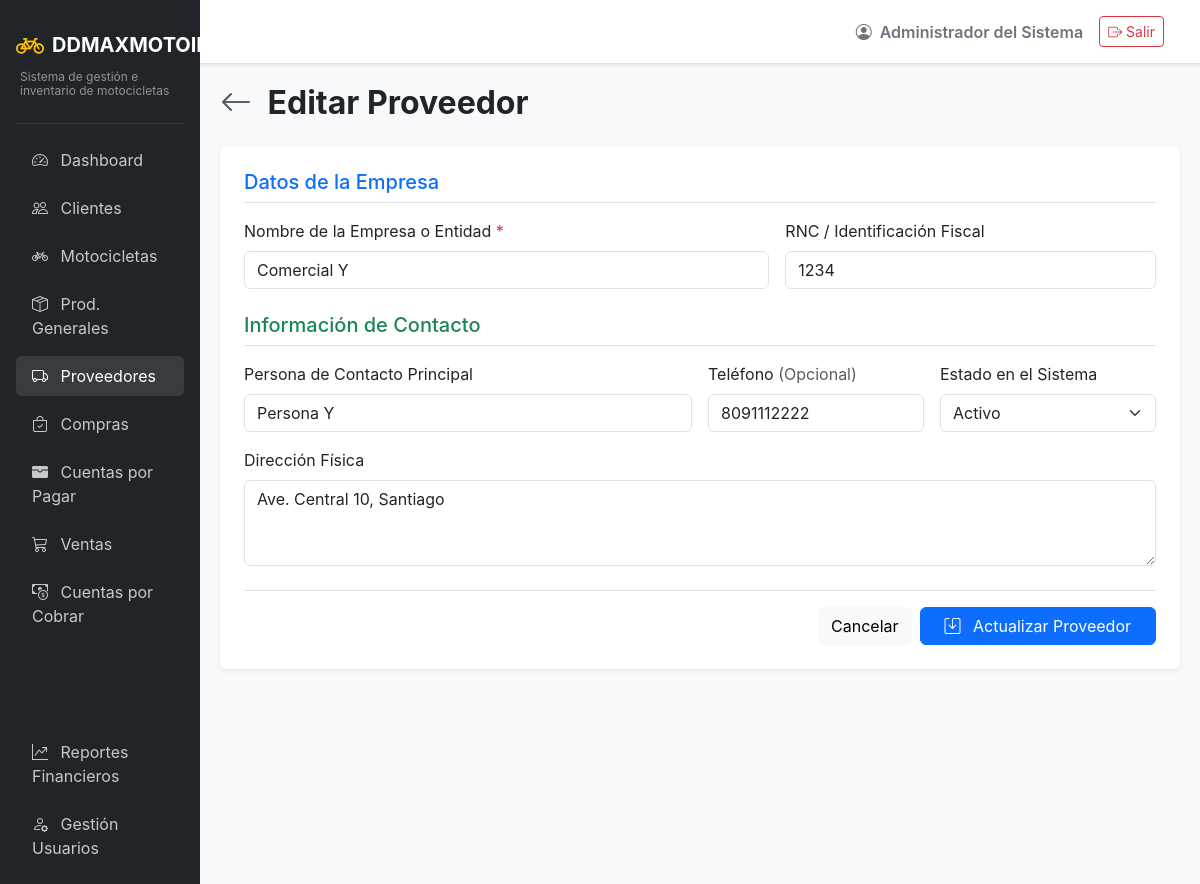
Page /suppliers/edit/2 (signed in) on the committed database.
### app/models/auth.py (models this page shows, shortened)
class Usuarios(UserMixin, db.Model):
    __tablename__ = 'usuarios'
    id = db.Column(db.Integer, primary_key=True)
    usuario = db.Column(db.String(50), unique=True, nullable=False)
    password_hash = db.Column(db.String(255), nullable=False)
    rol_id = db.Column(db.Integer, db.ForeignKey('roles.id'), nullable=False)
    estado = db.Column(db.String(20), default='activo') # activo/inactivo
    nombre = db.Column(db.String(100), nullable=False)
    created_at = db.Column(db.DateTime, default=datetime.utcnow)
    updated_at = db.Column(db.DateTime, default=datetime.utcnow, onupdate=datetime.utcnow)

### app/models/entities.py (models this page shows)
class Proveedores(db.Model):
    __tablename__ = 'proveedores'
    id = db.Column(db.Integer, primary_key=True)
    nombre = db.Column(db.String(150), unique=True, nullable=False)
    rnc = db.Column(db.String(50))
    telefono = db.Column(db.String(20))
    direccion = db.Column(db.String(255))
    contacto = db.Column(db.String(100))
    estado = db.Column(db.String(20), default='activo')
    created_at = db.Column(db.DateTime, default=datetime.utcnow)

### app/routes/suppliers.py (the view, shortened to what this page needs)
@suppliers_bp.route('/edit/<int:id>', methods=['GET', 'POST'])
def edit_supplier(id):
    proveedor = db.session.get(Proveedores, id)
    if not proveedor:
        flash('Proveedor no encontrado.', 'danger')
        return redirect(url_for('suppliers.list_suppliers'))
    return render_template('suppliers/form.html', proveedor=proveedor)

### app/models/auth.py (called while the page is built)
@login_manager.user_loader
def load_user(user_id):
    return db.session.get(Usuarios, int(user_id))

### app/templates/suppliers/form.html (shortened to what this page needs)
{% extends "base.html" %}
{% block content %}
<div class="d-flex justify-content-between align-items-center mb-4">
    <h2 class="fw-bold mb-0">
        <a href="{{ url_for('suppliers.list_suppliers') }}" class="text-decoration-none text-muted me-2"><i class="bi bi-arrow-left"></i></a>
        {{ 'Editar Proveedor' if proveedor else 'Nuevo Proveedor' }}
    </h2>
</div>
<div class="card shadow-sm border-0">
    <div class="card-body p-4">
        <form method="POST" action="{{ url_for('suppliers.edit_supplier', id=proveedor.id) if proveedor else url_for('suppliers.create_supplier') }}">
            <h5 class="mb-3 text-primary border-bottom pb-2">Datos de la Empresa</h5>
            <div class="row g-3 mb-4">
                <div class="col-md-7">
                    <label for="nombre" class="form-label">Nombre de la Empresa o Entidad <span class="text-danger">*</span></label>
                    <input type="text" class="form-control" id="nombre" name="nombre" value="{{ proveedor.nombre if proveedor else '' }}" required>
                </div>
                <div class="col-md-5">
                    <label for="rnc" class="form-label">RNC / Identificación Fiscal</label>
                    <input type="text" class="form-control" id="rnc" name="rnc" value="{{ proveedor.rnc if proveedor else '' }}">
                </div>
            </div>
            <h5 class="mb-3 text-success border-bottom pb-2">Información de Contacto</h5>
            <div class="row g-3">
                <div class="col-md-6">
                    <label for="contacto" class="form-label">Persona de Contacto Principal</label>
                    <input type="text" class="form-control" id="contacto" name="contacto" value="{{ proveedor.contacto if proveedor else '' }}" placeholder="Ej. Carlos Rodríguez">
                </div>
                <div class="col-md-3">
                    <label for="telefono" class="form-label">Teléfono <span class="text-muted">(Opcional)</span></label>
                    <input type="text" class="form-control" id="telefono" name="telefono" value="{{ proveedor.telefono if proveedor else '' }}">
                </div>
                <div class="col-md-3">
                    <label for="estado" class="form-label">Estado en el Sistema</label>
                    <select class="form-select" id="estado" name="estado">
                        <option value="activo" {{ 'selected' if proveedor and proveedor.estado == 'activo' else '' }}>Activo</option>
                    </select>
                </div>
                <div class="col-12">
                    <label for="direccion" class="form-label">Dirección Física</label>
                    <textarea class="form-control" id="direccion" name="direccion" rows="3">{{ proveedor.direccion if proveedor else '' }}</textarea>
                </div>
            </div>
            <div class="d-flex justify-content-end mt-4 pt-3 border-top">
                <a href="{{ url_for('suppliers.list_suppliers') }}" class="btn btn-light me-2">Cancelar</a>
                <button type="submit" class="btn btn-primary px-4">
                    <i class="bi bi-save me-2"></i> {{ 'Actualizar Proveedor' if proveedor else 'Guardar Proveedor' }}
                </button>
            </div>
        </form>
    </div>
</div>
{% endblock %}

### app/templates/base.html (shortened to what this page needs)
<!DOCTYPE html>
<html lang="es">
<head>
    <link href="https://cdn.jsdelivr.net/npm/bootstrap@5.3.2/dist/css/bootstrap.min.css" rel="stylesheet">
    <link href="https://cdn.jsdelivr.net/npm/bootstrap-icons@1.11.1/font/bootstrap-icons.css" rel="stylesheet">
</head>
<body>
    <div class="container-fluid p-0">
        <div class="row g-0">
            <div class="col-md-2 sidebar d-none d-md-block p-3">
                <a href="{{ url_for('main.dashboard') }}" class="text-decoration-none d-flex flex-column mb-4 mt-2">
                    <div class="d-flex align-items-center">
                        <i class="bi bi-bicycle fs-3 text-warning me-2"></i>
                        <span class="fs-5 text-white fw-bold">DDMAXMOTOIMPORT</span>
                    </div>
                    <div class="text-white-50 mt-1 ps-1" style="font-size: 0.75rem; line-height: 1.2;">Sistema de gestión e inventario de motocicletas</div>
                </a>
                <hr class="text-secondary">
                <ul class="nav flex-column gap-2">
                    <li class="nav-item">
                        <a class="nav-link {% if request.endpoint and request.endpoint.startswith('main.') %}active{% endif %}" href="{{ url_for('main.dashboard') }}">
                            <i class="bi bi-speedometer2 me-2"></i> Dashboard
                        </a>
                    </li>
                    <li class="nav-item">
                        <a class="nav-link {% if request.endpoint and request.endpoint.startswith('clients.') %}active{% endif %}" href="{{ url_for('clients.list_clients') }}">
                            <i class="bi bi-people me-2"></i> Clientes
                        </a>
                    </li>
                    <li class="nav-item">
                        <a class="nav-link {% if request.endpoint and request.endpoint.startswith('inventory.') and 'product' not in request.endpoint %}active{% endif %}" href="{{ url_for('inventory.list_motorcycles') }}">
                            <i class="bi bi-bicycle me-2"></i> Motocicletas
                        </a>
                    </li>
                    <li class="nav-item">
                        <a class="nav-link {% if request.endpoint and request.endpoint.startswith('inventory.') and 'product' in request.endpoint %}active{% endif %}" href="{{ url_for('inventory.list_products') }}">
                            <i class="bi bi-box-seam me-2"></i> Prod. Generales
                        </a>
                    </li>
                    <li class="nav-item">
                        <a class="nav-link {% if request.endpoint and request.endpoint.startswith('suppliers.') %}active{% endif %}" href="{{ url_for('suppliers.list_suppliers') }}">
                            <i class="bi bi-truck me-2"></i> Proveedores
                        </a>
                    </li>
                    <li class="nav-item">
                        <a class="nav-link {% if request.endpoint and request.endpoint.startswith('purchases.') %}active{% endif %}" href="{{ url_for('purchases.list_purchases') }}">
                            <i class="bi bi-bag-check me-2"></i> Compras
                        </a>
                    </li>
                    <li class="nav-item">
                        <a class="nav-link {% if request.endpoint and request.endpoint.startswith('payables.') %}active{% endif %}" href="{{ url_for('payables.list_accounts') }}">
                            <i class="bi bi-wallet-fill me-2"></i> Cuentas por Pagar
                        </a>
                    </li>
                    <li class="nav-item">
                        <a class="nav-link {% if request.endpoint and request.endpoint.startswith('sales.') %}active{% endif %}" href="{{ url_for('sales.list_sales') }}">
                            <i class="bi bi-cart3 me-2"></i> Ventas
                        </a>
                    </li>
                    <li class="nav-item">
                        <a class="nav-link {% if request.endpoint and request.endpoint.startswith('accounts.') %}active{% endif %}" href="{{ url_for('accounts.list_accounts') }}">
                            <i class="bi bi-cash-coin me-2"></i> Cuentas por Cobrar
                        </a>
                    </li>
                    {% if current_user.is_authenticated and current_user.rol.nombre|upper in ['ADMIN', 'ADMINISTRADOR'] %}
                    <li class="nav-item mt-3">
                        <span class="nav-link text-uppercase small fw-bold text-muted" style="letter-spacing: 1px;">Operaciones Admin</span>
                    </li>
                    <li class="nav-item">
                        <a class="nav-link {% if request.endpoint and request.endpoint.startswith('reports.') %}active{% endif %}" href="{{ url_for('reports.sales_report') }}">
                            <i class="bi bi-graph-up-arrow me-2"></i> Reportes Financieros
                        </a>
                    </li>
                    <li class="nav-item">
                        <a class="nav-link" href="#" onclick="alert('Módulo de usuarios en desarrollo'); return false;">
                            <i class="bi bi-person-gear me-2"></i> Gestión Usuarios
                        </a>
                    </li>
                    {% endif %}
                </ul>
            </div>
            <div class="col-md-10 d-flex flex-column vh-100">
                <nav class="navbar navbar-expand-lg navbar-light bg-white border-bottom shadow-sm px-4 py-3">
                    <div class="container-fluid">
                        <div class="ms-auto d-flex align-items-center">
                            <span class="me-3 fw-semibold text-secondary">
                                <i class="bi bi-person-circle me-1"></i> {{ current_user.nombre }}
                            </span>
                            <a href="{{ url_for('auth.logout') }}" class="btn btn-outline-danger btn-sm">
                                <i class="bi bi-box-arrow-right"></i> Salir
                            </a>
                        </div>
                    </div>
                </nav>
                <main class="content-area flex-grow-1 overflow-auto">
                    {% block content %}{% endblock %}
                </main>
            </div>
        </div>
    </div>
</body>
</html>

### app/templates/base.html (style rules this page uses)
body { background-color: #f8f9fa; font-family: 'Inter', sans-serif; }
.sidebar { background-color: #212529; min-height: 100vh; color: #fff; }
.sidebar .nav-link { color: rgba(255,255,255,.75); transition: 0.3s; }
.sidebar .nav-link:hover, .sidebar .nav-link.active { color: #fff; background: rgba(255,255,255,.1); border-radius: 5px; }
.content-area { padding: 20px; }

### rows in the picture
Usuarios: nombre "Administrador del Sistema"
Proveedores: nombre "Comercial Y", rnc "1234", contacto "Persona Y", telefono "8091112222", direccion "Ave. Central 10, Santiago"

### other values in the picture
{{ 'Editar Proveedor' if proveedor else 'Nuevo Proveedor' }} "Editar Proveedor"
{{ 'Actualizar Proveedor' if proveedor else 'Guardar Proveedor' }} "Actualizar Proveedor"
